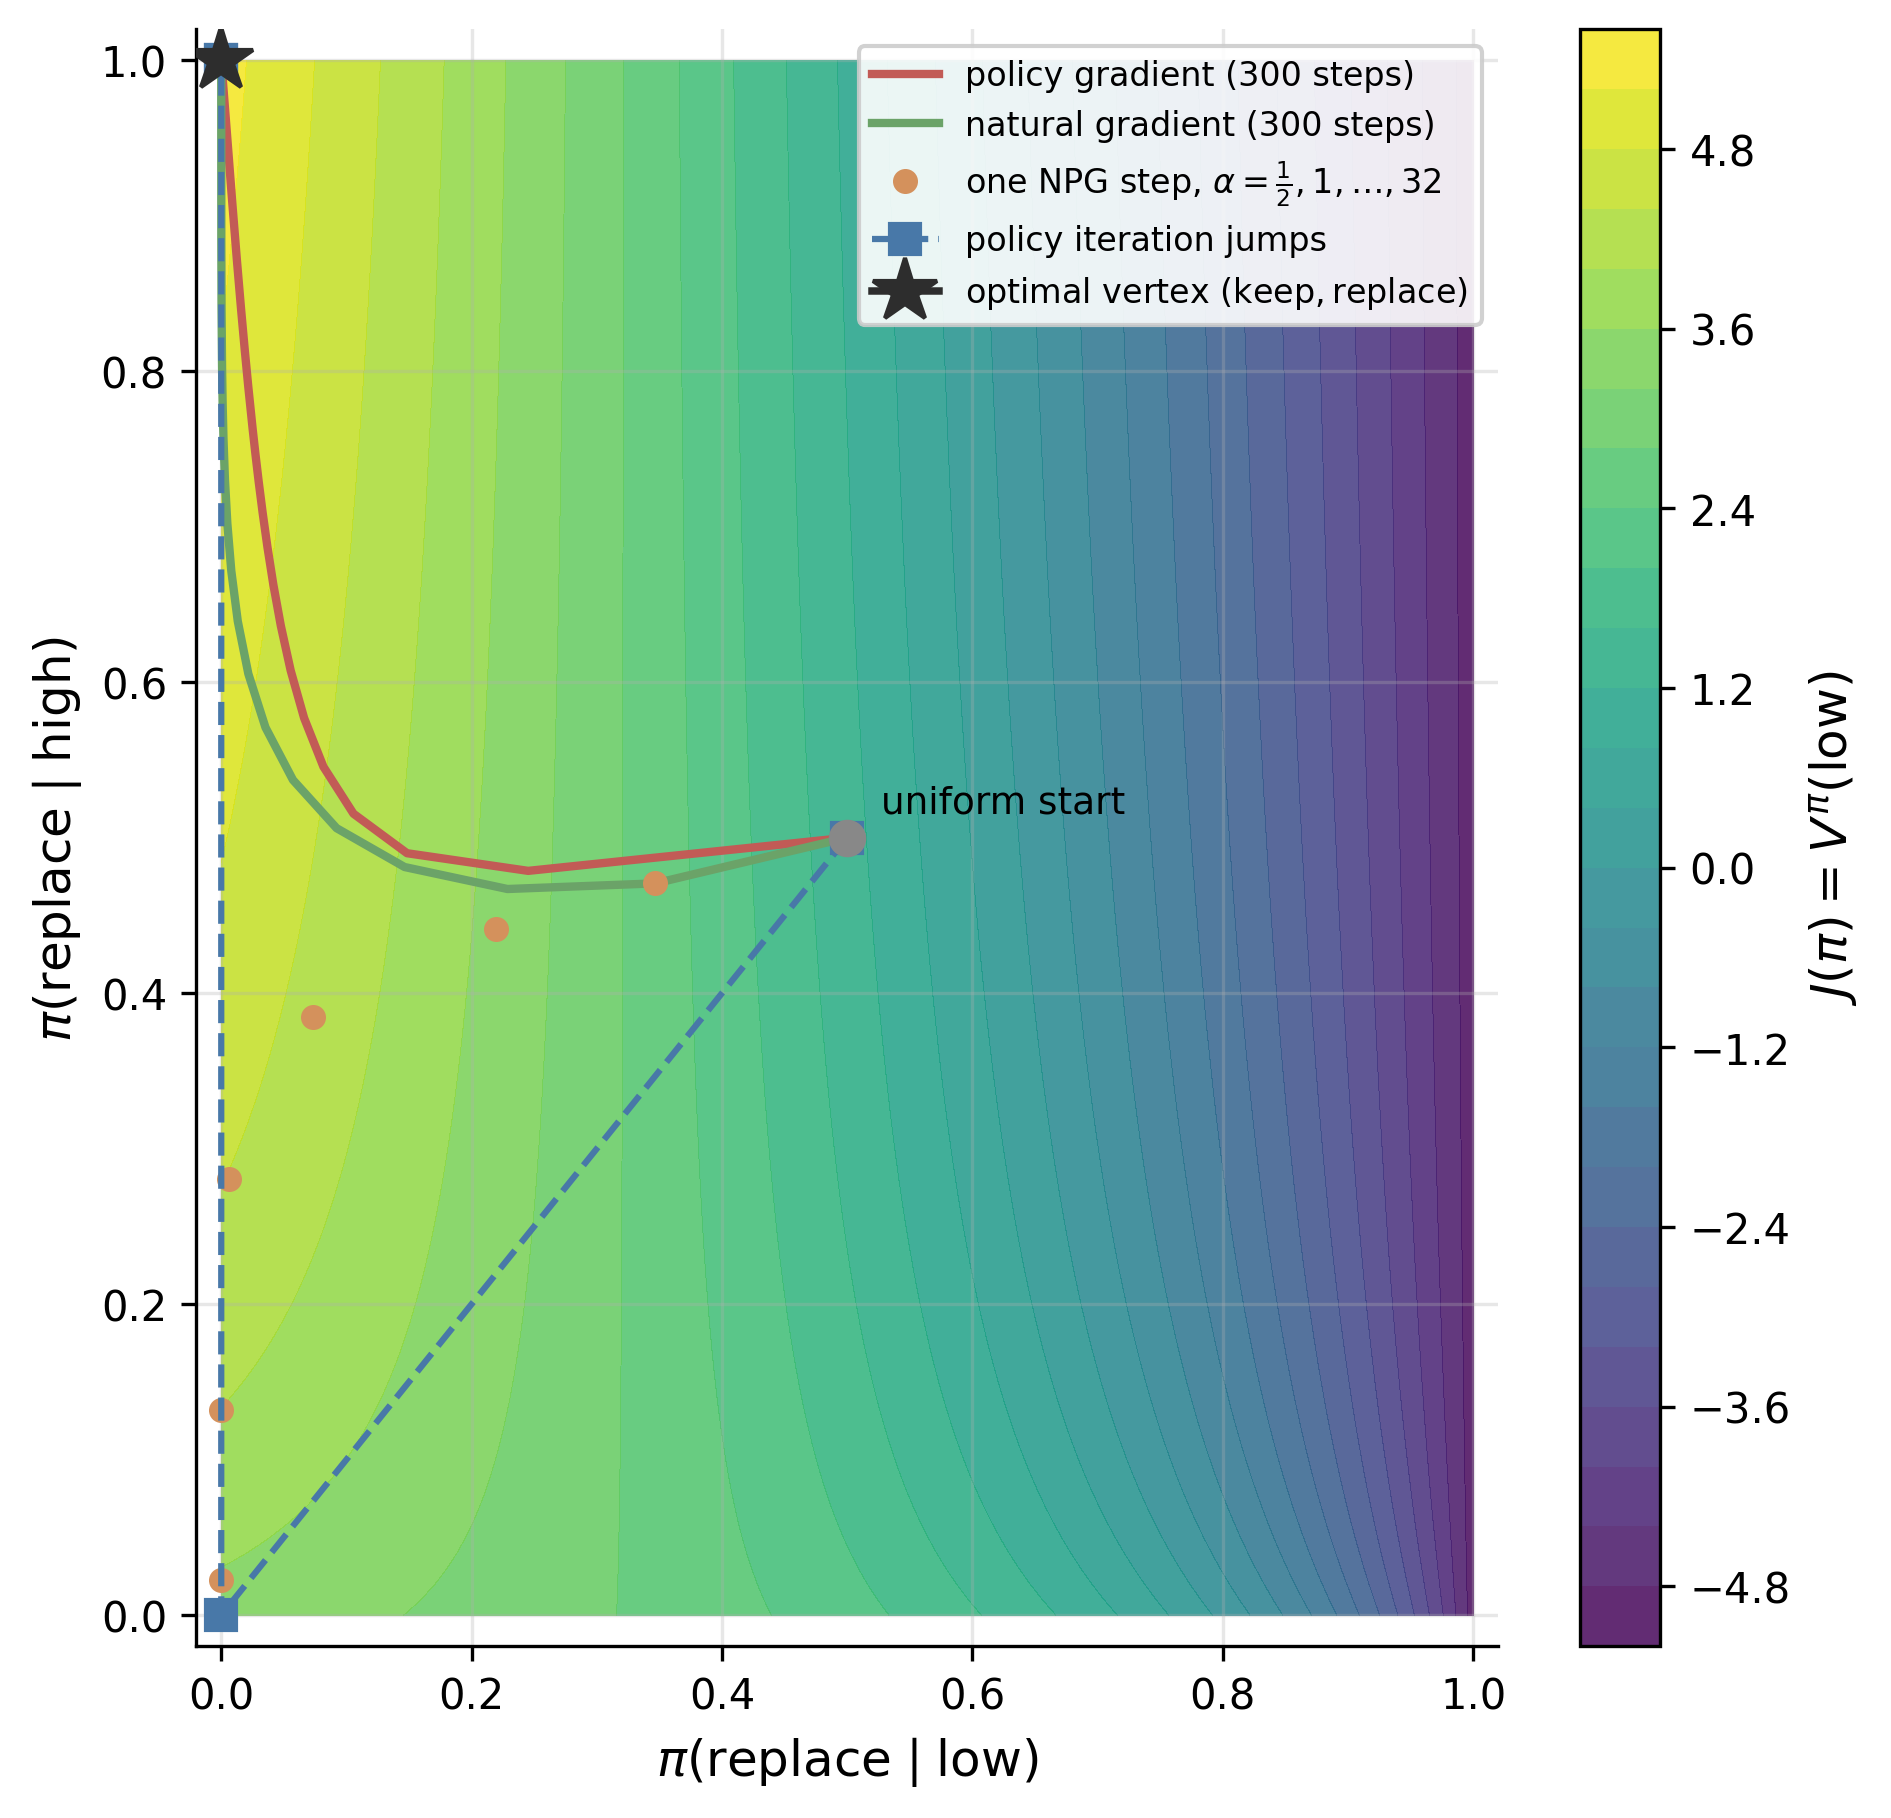

Here is the Python script that generated this plot:
# The policy square: PG, NPG, the step-size sweep and the PI jump on one unit square
# Chapter 3 - The Theory of Reinforcement Learning
# Closed-form calculator on the Engine Replacement MDP. Under the one-logit-per-state
# parameterization pi(replace|s) = sigmoid(theta_s), policy space is the unit square.
# The script draws J(pi) contours, walks vanilla and natural policy gradient ascent,
# sweeps the NPG step size to the greedy vertex of the current policy, and overlays the
# two policy-iteration jumps. Everything is exact linear algebra; no Monte Carlo, no cache.

import argparse
import os
import sys

sys.path.insert(0, os.path.join(os.path.dirname(__file__), "..", ".."))
from sims.plot_style import apply_style, COLORS, CMAP_SEQ, FIG_SQUARE
from sims.engine import (
    GAMMA,
    HIGH,
    KEEP,
    LOW,
    REPLACE,
    build_mdp,
    exact_value,
    fisher_matrix,
    natural_gradient,
    policy_from_logits,
    policy_gradient,
    policy_kernel,
    policy_performance,
    q_values,
    solve_optimal,
)

apply_style()

import numpy as np

OUTPUT_DIR = os.path.dirname(__file__)

NU = np.array([1.0, 0.0])  # start at low mileage, the appendix convention
THETA0 = np.array([0.0, 0.0])  # the uniform policy, the center of the square
PG_ETA = 0.5
NPG_ETA = 0.5
N_STEPS = 300
ALPHA_SWEEP = [0.5, 1.0, 2.0, 4.0, 8.0, 16.0, 32.0]
CONV_TOL = 1e-3  # iterations to bring J* - J below this


def policy_point(theta):
    """A logit vector's image in the square, (pi(replace|low), pi(replace|high))."""
    b = policy_from_logits(theta)
    return np.array([b[LOW, REPLACE], b[HIGH, REPLACE]])


def exact_J(P, r, b):
    J, _, _ = policy_performance(P, r, GAMMA, b, NU)
    return J


def compute_data(force=None):
    P, r = build_mdp()
    V_star, greedy_star, Q_star = solve_optimal(P, r, GAMMA)
    J_star = float(NU @ V_star)

    print("Setup")
    print(f"  nu = [{NU[LOW]:.0f}, {NU[HIGH]:.0f}] (start at low mileage)")
    print(f"  V* = [low {V_star[LOW]:.4f}, high {V_star[HIGH]:.4f}], J* = {J_star:.4f}")
    print(
        f"  optimal vertex: (pi(replace|low), pi(replace|high)) = "
        f"({float(greedy_star[LOW]):.0f}, {float(greedy_star[HIGH]):.0f})"
    )
    print()

    # --- the Fisher matrix and the natural gradient at the uniform policy ---
    grad0, aux0 = policy_gradient(P, r, GAMMA, THETA0, NU)
    F0 = fisher_matrix(THETA0, aux0["rho"])
    ngrad0, _ = natural_gradient(P, r, GAMMA, THETA0, NU)
    det_F0 = float(np.linalg.det(F0))
    assert np.array_equal(F0, np.diag(np.diag(F0))), "Fisher is not diagonal"
    assert det_F0 > 0.0, "Fisher determinant is not positive"
    assert np.max(np.abs(ngrad0 - aux0["gap"])) < 1e-12, "NPG != action-value gap"
    print("At the uniform policy theta = (0, 0):")
    print(
        f"  occupancy rho = [{aux0['rho'][LOW]:.4f}, {aux0['rho'][HIGH]:.4f}] "
        f"(sums to 1/(1-gamma) = {aux0['rho'].sum():.4f})"
    )
    print(f"  Fisher F = diag({F0[0, 0]:.4f}, {F0[1, 1]:.4f}), det = {det_F0:.4f}")
    print(f"  gradient dJ/dtheta = [{grad0[LOW]:.4f}, {grad0[HIGH]:.4f}]")
    print(
        f"  action-value gaps Q(s,replace) - Q(s,keep) = "
        f"[{aux0['gap'][LOW]:.4f}, {aux0['gap'][HIGH]:.4f}]"
    )
    print(
        f"  natural gradient F^-1 dJ = [{ngrad0[LOW]:.4f}, {ngrad0[HIGH]:.4f}]"
        "  (equals the gaps exactly)"
    )
    print("  the gap at high mileage is negative at the uniform policy: under uniform")
    print("  continuation, keeping a high-mileage engine beats replacing it")
    print()

    # --- vanilla PG and NPG ascent paths ---
    paths = {}
    iters_to_tol = {}
    for name, eta, natural in (("PG", PG_ETA, False), ("NPG", NPG_ETA, True)):
        theta = THETA0.copy()
        pts = [policy_point(theta)]
        Js = [exact_J(P, r, policy_from_logits(theta))]
        hit = None
        for k in range(1, N_STEPS + 1):
            if natural:
                step, _ = natural_gradient(P, r, GAMMA, theta, NU)
            else:
                step, _ = policy_gradient(P, r, GAMMA, theta, NU)
            theta = theta + eta * step
            pts.append(policy_point(theta))
            Js.append(exact_J(P, r, policy_from_logits(theta)))
            if hit is None and J_star - Js[-1] < CONV_TOL:
                hit = k
        paths[name] = {"points": np.array(pts), "J": np.array(Js)}
        iters_to_tol[name] = hit
        print(
            f"{name}, step size {eta}: J rises {Js[0]:.4f} -> {Js[-1]:.4f} "
            f"over {N_STEPS} steps; J* - J < {CONV_TOL} first at "
            f"{'step ' + str(hit) if hit else 'never'}"
        )
    print()

    # --- the step-size sweep: one NPG step from the uniform policy ---
    b0 = policy_from_logits(THETA0)
    _, V0, _ = policy_performance(P, r, GAMMA, b0, NU)
    Q0 = q_values(P, r, V0, GAMMA)
    greedy0 = Q0.argmax(axis=1)
    greedy0_pt = np.array([float(greedy0[LOW]), float(greedy0[HIGH])])
    print("One NPG step from the uniform policy, sweeping the step size alpha:")
    print(
        f"  greedy policy of the CURRENT (uniform) iterate: "
        f"({['keep', 'replace'][greedy0[LOW]]}, {['keep', 'replace'][greedy0[HIGH]]}), "
        f"vertex ({greedy0_pt[0]:.0f}, {greedy0_pt[1]:.0f})"
    )
    sweep_pts = []
    for alpha in ALPHA_SWEEP:
        pt = policy_point(THETA0 + alpha * ngrad0)
        sweep_pts.append(pt)
        print(f"  alpha = {alpha:5.1f}: policy ({pt[0]:.4f}, {pt[1]:.4f})")
    sweep_pts = np.array(sweep_pts)
    gap_to_vertex = np.max(np.abs(sweep_pts[-1] - greedy0_pt))
    print(
        f"  at alpha = {ALPHA_SWEEP[-1]}, distance to the greedy vertex: "
        f"{gap_to_vertex:.6f}"
    )
    assert gap_to_vertex < 1e-3, "large-alpha NPG step does not reach the greedy vertex"
    print("  the large-alpha NPG step IS the policy-improvement half-step: it lands on")
    print("  the greedy vertex of the current policy, not on the optimal vertex")
    print()

    # --- the policy-iteration jumps ---
    # PI starts at the uniform policy itself; its first step evaluates uniform and
    # jumps to greedy0. Track the vertex sequence from there.
    pi_path = [policy_point(THETA0)]
    pi_seq = []
    b = b0
    for _ in range(10):
        _, V_b, _ = policy_performance(P, r, GAMMA, b, NU)
        Q_b = q_values(P, r, V_b, GAMMA)
        pi_next = Q_b.argmax(axis=1)
        pi_seq.append([int(pi_next[LOW]), int(pi_next[HIGH])])
        pt = np.array([float(pi_next[LOW]), float(pi_next[HIGH])])
        pi_path.append(pt)
        b_next = np.zeros((2, 2))
        b_next[LOW, pi_next[LOW]] = 1.0
        b_next[HIGH, pi_next[HIGH]] = 1.0
        if np.array_equal(b_next, b):
            break
        b = b_next
    pi_path = np.array(pi_path)
    names = [
        f"({['keep', 'replace'][a]}, {['keep', 'replace'][b_]})" for a, b_ in pi_seq
    ]
    print(f"Policy iteration from the uniform policy: {' -> '.join(names)}")
    assert pi_seq[-1] == [KEEP, REPLACE], "PI did not terminate at the optimal policy"
    # the final greedy step confirms the fixed point; improvement steps exclude it
    n_jumps = len(pi_seq) - 1
    print(f"  reaches the optimal vertex in {n_jumps} improvement steps")
    print()

    # --- J over the whole square, for the contours ---
    n_grid = 101
    grid = np.linspace(0.0, 1.0, n_grid)
    J_grid = np.zeros((n_grid, n_grid))
    for i, p_low in enumerate(grid):
        for j, p_high in enumerate(grid):
            b_ij = np.array([[1.0 - p_low, p_low], [1.0 - p_high, p_high]])
            P_b, r_b = policy_kernel(P, r, b_ij)
            J_grid[j, i] = float(NU @ exact_value(P_b, r_b, GAMMA))
    print(
        f"J over the {n_grid}x{n_grid} policy square: "
        f"min {J_grid.min():.4f} at "
        f"({grid[int(np.argmin(J_grid) % n_grid)]:.2f}, "
        f"{grid[int(np.argmin(J_grid) // n_grid)]:.2f}), "
        f"max {J_grid.max():.4f} (J* = {J_star:.4f})"
    )
    corner_names = [
        "(keep, keep)",
        "(replace, keep)",
        "(keep, replace)",
        "(replace, replace)",
    ]
    corners = [(0, 0), (n_grid - 1, 0), (0, n_grid - 1), (n_grid - 1, n_grid - 1)]
    print("  the four deterministic vertices:")
    for cname, (ci, cj) in zip(corner_names, corners):
        print(f"    {cname:20s} J = {J_grid[cj, ci]:.4f}")
    print()

    return {
        "grid": grid,
        "J_grid": J_grid,
        "J_star": J_star,
        "V_star": V_star,
        "greedy_star": np.asarray(greedy_star),
        "F0": F0,
        "grad0": grad0,
        "ngrad0": ngrad0,
        "gap0": aux0["gap"],
        "rho0": aux0["rho"],
        "paths": paths,
        "iters_to_tol": iters_to_tol,
        "sweep": sweep_pts,
        "alpha_sweep": ALPHA_SWEEP,
        "greedy0_pt": greedy0_pt,
        "pi_path": pi_path,
        "pi_seq": pi_seq,
        "n_jumps": n_jumps,
    }


def generate_outputs(data):
    import matplotlib.pyplot as plt

    grid, J_grid = data["grid"], data["J_grid"]
    fig, ax = plt.subplots(figsize=FIG_SQUARE)
    cs = ax.contourf(grid, grid, J_grid, levels=25, cmap=CMAP_SEQ, alpha=0.85)
    fig.colorbar(cs, ax=ax, label=r"$J(\pi) = V^\pi(\mathrm{low})$")

    pg = data["paths"]["PG"]["points"]
    npg = data["paths"]["NPG"]["points"]
    ax.plot(
        pg[:, 0],
        pg[:, 1],
        color=COLORS["red"],
        linewidth=2.0,
        label=f"policy gradient ({len(pg) - 1} steps)",
    )
    ax.plot(
        npg[:, 0],
        npg[:, 1],
        color=COLORS["green"],
        linewidth=2.0,
        label=f"natural gradient ({len(npg) - 1} steps)",
    )

    sweep = data["sweep"]
    ax.plot(
        sweep[:, 0],
        sweep[:, 1],
        "o",
        color=COLORS["orange"],
        markersize=5,
        label=r"one NPG step, $\alpha = \frac{1}{2}, 1, \ldots, 32$",
    )

    pi_path = data["pi_path"]
    ax.plot(
        pi_path[:, 0],
        pi_path[:, 1],
        "s--",
        color=COLORS["blue"],
        linewidth=1.5,
        markersize=7,
        label="policy iteration jumps",
    )

    ax.plot([0.5], [0.5], marker="o", color=COLORS["gray"], markersize=8, zorder=5)
    ax.annotate(
        "uniform start",
        (0.5, 0.5),
        textcoords="offset points",
        xytext=(8, 6),
        fontsize=9,
    )
    g = data["greedy_star"]
    ax.plot(
        [float(g[LOW])],
        [float(g[HIGH])],
        marker="*",
        color=COLORS["black"],
        markersize=16,
        zorder=5,
        label=r"optimal vertex $(\mathrm{keep}, \mathrm{replace})$",
    )

    ax.set_xlabel(r"$\pi(\mathrm{replace} \mid \mathrm{low})$")
    ax.set_ylabel(r"$\pi(\mathrm{replace} \mid \mathrm{high})$")
    ax.set_xlim(-0.02, 1.02)
    ax.set_ylim(-0.02, 1.02)
    ax.legend(loc="upper right", fontsize=8, framealpha=0.9)
    fig_path = os.path.join(OUTPUT_DIR, "engine_policy_square.png")
    fig.savefig(fig_path, dpi=300, bbox_inches="tight")
    plt.close(fig)
    print(f"  Figure saved: {fig_path}")

    # the consolidated table
    F0, grad0, ngrad0, gap0 = data["F0"], data["grad0"], data["ngrad0"], data["gap0"]
    it = data["iters_to_tol"]
    tex_path = os.path.join(OUTPUT_DIR, "engine_policy_square.tex")
    with open(tex_path, "w") as f:
        f.write("\\begin{table}[h]\n\\centering\n")
        f.write(
            "\\caption{Policy-gradient objects on the Engine Replacement MDP at the uniform "
            "policy $\\theta = (0, 0)$, start distribution $\\nu = \\delta_{\\text{low}}$. "
            "The Fisher matrix is diagonal under the one-logit-per-state "
            "parameterization; its inverse is taken entrywise, never a pseudo-inverse. "
            "Convergence counts iterations until $J^\\star - J < 10^{-3}$ at step size "
            f"{PG_ETA}.}}\n"
        )
        f.write("\\label{tab:engine_policy_square}\n")
        f.write("\\begin{tabular}{lrr}\n\\hline\n")
        f.write(" & low & high \\\\\n\\hline\n")
        f.write(
            f"occupancy $\\rho(s)$ & {data['rho0'][LOW]:.4f} & {data['rho0'][HIGH]:.4f} \\\\\n"
        )
        f.write(
            f"Fisher diagonal $\\rho(s)\\pi_k(s)\\pi_r(s)$ & {F0[0, 0]:.4f} & {F0[1, 1]:.4f} \\\\\n"
        )
        f.write(
            f"gradient $\\partial J / \\partial \\theta_s$ & {grad0[LOW]:.4f} & {grad0[HIGH]:.4f} \\\\\n"
        )
        f.write(
            f"action-value gap $Q(s, \\text{{r}}) - Q(s, \\text{{k}})$ & {gap0[LOW]:.4f} & {gap0[HIGH]:.4f} \\\\\n"
        )
        f.write(
            f"natural gradient $F^{{-1}} \\nabla J$ & {ngrad0[LOW]:.4f} & {ngrad0[HIGH]:.4f} \\\\\n"
        )
        pg_count = (
            str(it["PG"]) if it["PG"] is not None else f"not reached in {N_STEPS}"
        )
        npg_count = (
            str(it["NPG"]) if it["NPG"] is not None else f"not reached in {N_STEPS}"
        )
        f.write(
            "policy-gradient iterations to $J^\\star-J<10^{-3}$ "
            f"& \\multicolumn{{2}}{{c}}{{{pg_count}}} \\\\\n"
        )
        f.write(
            "natural-gradient iterations to $J^\\star-J<10^{-3}$ "
            f"& \\multicolumn{{2}}{{c}}{{{npg_count}}} \\\\\n"
        )
        f.write("\\hline\n\\end{tabular}\n\\end{table}\n")
    print(f"  Table saved: {tex_path}")


def main():
    parser = argparse.ArgumentParser(
        description="Policy square on the Engine Replacement MDP"
    )
    parser.add_argument("--data-only", action="store_true")
    parser.add_argument("--plots-only", action="store_true")
    args = parser.parse_args()
    print("=" * 70)
    print("THE POLICY SQUARE: PG, NPG, STEP-SIZE SWEEP AND PI ON THE RUNNING EXAMPLE")
    print("=" * 70)
    print()
    data = compute_data()
    if not args.data_only:
        generate_outputs(data)
    print("\nDone.")


if __name__ == "__main__":
    main()
